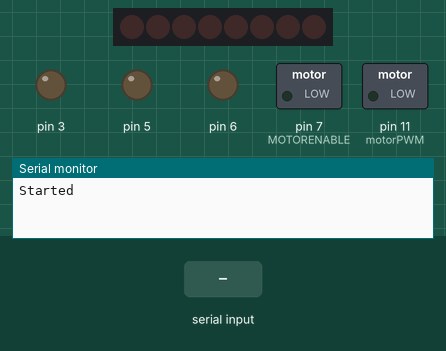
Bench run of a sketch on a simulated Arduino Uno, built with avr-gcc and run on an emulated ATmega328P. On the bench: 8 shift-register outputs drawn as a row of LEDs (first output left, lit = HIGH), switched loads named in the sketch (green lamp = pin HIGH), output pins drawn as LEDs (lit = HIGH), the last lines printed to the serial monitor. Wiring (inferred from the names in the program): shift register (74HC595): data pin 8; shift clock pin 4; latch pin 12. Wiring (inferred from the signals the program sends): row of LEDs: on Q0, Q1, Q2, Q3, Q4, Q5, Q6, Q7. The test bench sets the inputs (shaded band). Pins used as bus, display or sensor lines are not drawn.

Above: at 1.2 s.
1.3 s: "a" received over Serial
At 1.6 s:
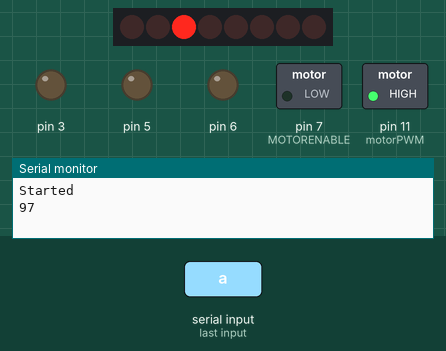
2.8 s: byte 117 (117) received over Serial
At 4.0 s:
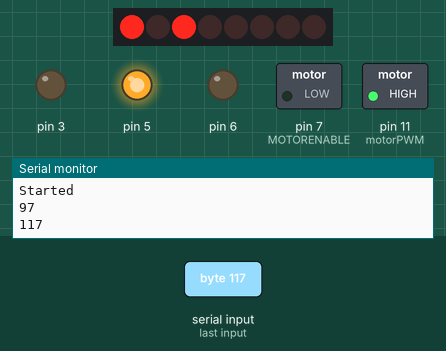
4.3 s: byte 32 (32) received over Serial
At 5.2 s:
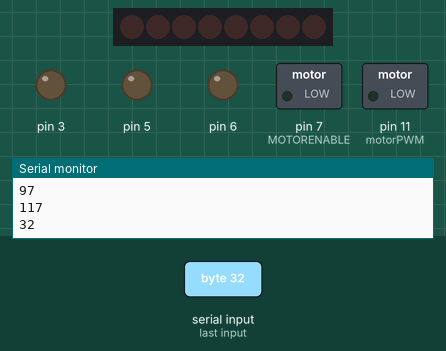
5.8 s: byte 106 (106) received over Serial
At 6.3 s:
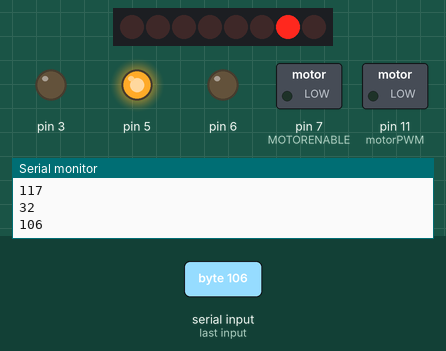
7.3 s: "e" received over Serial
At 8.5 s:
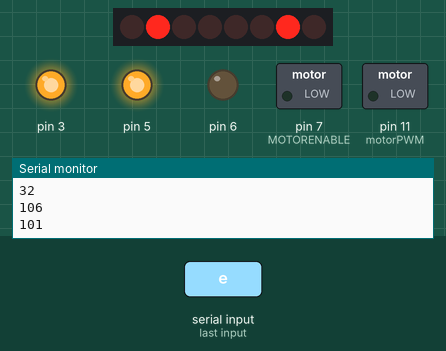
8.8 s: "s" received over Serial
At 9.8 s:
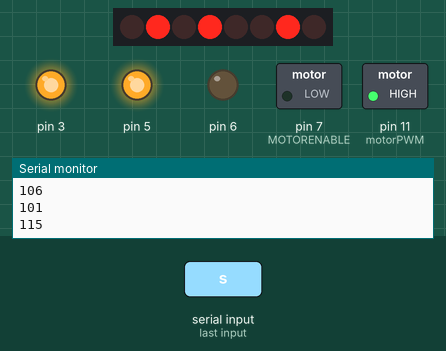
Timing chart, 0 to 11.3 s (numbered marks = the images above; inputs shaded):
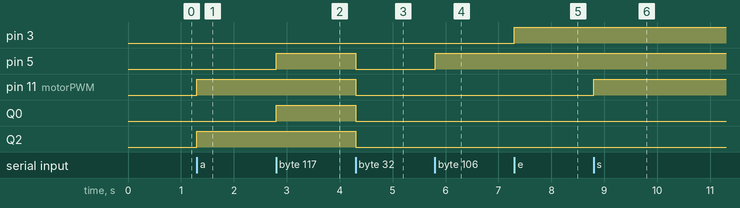

The sketch:

RoboControllerOldStyle2.ino
```cpp
// Listen to bytes on serial port and drive motor shield accordingly
// Based on sample found here: http://playground.arduino.cc/Main/AdafruitMotorShield

// 8-bit bus after the 74HC595 shift register (not Arduino pins)
// These are used to set the direction of the bridge driver
#define MOTOR1_A 2
#define MOTOR1_B 3
#define MOTOR2_A 1
#define MOTOR2_B 4
#define MOTOR3_A 5
#define MOTOR3_B 7
#define MOTOR4_A 0
#define MOTOR4_B 6

// Arduino pins for the shift register
#define MOTORLATCH 12
#define MOTORCLK 4
#define MOTORENABLE 7
#define MOTORDATA 8

// Arduino pins for the PWM signals
#define MOTOR1_PWM 11
#define MOTOR2_PWM 3
#define MOTOR3_PWM 6
#define MOTOR4_PWM 5

// Codes for motor function
#define FORWARD 1
#define BACKWARD 2
#define BRAKE 3
#define RELEASE 4

byte inByte;

void setup()
{
  Serial.begin(9600);
  Serial.println("Started");
}

void loop()
{
  while(Serial.available() > 0)
  {
    inByte = Serial.read();

    // Debugging
    if (inByte > 0)
    {
      Serial.println(inByte);
    }
  }

  if (inByte == 97 ) // 'a'
  {
    motor(1, FORWARD, 255);
  }
  if (inByte == 115) // 's'
  {
    motor(1, BACKWARD, 255);
  }
  if (inByte == 101) //'e'
  {
    motor(2, FORWARD, 255);
  }
  if (inByte == 100) // 'd'
  {
    motor(2, BACKWARD, 255);
  }
  if (inByte == 116) //'t'
  {
    motor(3, FORWARD, 255);
  }
  if (inByte == 103) // 'g'
  {
    motor(3, BACKWARD, 255);
  }
  if (inByte == 117) //'u'
  {
    motor(4, FORWARD, 255);
  }
  if (inByte == 106) // 'j'
  {
    motor(4, BACKWARD, 255);
  }
  if (inByte == 32)
  {
     motor(1, RELEASE, 0);
     motor(2, RELEASE, 0);
     motor(3, RELEASE, 0);
     motor(4, RELEASE, 0);
  }

}

void motor(int nMotor, int command, int speed)
{
  int motorA, motorB;
  if (nMotor >=1 && nMotor <=4)
  {
    switch(nMotor)
    {
      case 1:
        motorA = MOTOR1_A;
        motorB = MOTOR1_B;
        break;
      case 2:
        motorA = MOTOR2_A;
        motorB = MOTOR2_B;
        break;
      case 3:
        motorA = MOTOR3_A;
        motorB = MOTOR3_B;
        break;
      case 4:
        motorA = MOTOR4_A;
        motorB = MOTOR4_B;
        break;
      default:
        break;
    }

    switch(command)
    {
      case FORWARD:
        motor_output(motorA, HIGH, speed);
        motor_output(motorB, LOW, -1);
        break;
      case BACKWARD:
        motor_output(motorA, LOW, speed);
        motor_output(motorB, HIGH, -1);
        break;
      case RELEASE:
        motor_output(motorA, LOW, 0);
        motor_output(motorB, LOW, -1);
        break;
      default:
        break;
    }
  }
}

void motor_output(int output, int high_low, int speed)
{
  int motorPWM;

  switch (output)
  {
   case MOTOR1_A:
   case MOTOR1_B:
     motorPWM = MOTOR1_PWM;
     break;
   case MOTOR2_A:
   case MOTOR2_B:
      motorPWM = MOTOR2_PWM;
      break;
   case MOTOR3_A:
   case MOTOR3_B:
      motorPWM = MOTOR3_PWM;
      break;
   case MOTOR4_A:
   case MOTOR4_B:
      motorPWM = MOTOR4_PWM;
      break;
   default:
     // Use apeed as error flag, -3333 = invalid output
     speed = -3333;
     break;
  }

  if (speed != 3333)
  {
    // Set the direction of the shift regester on the motorshield,
    // even if the speed = -1
    // In that case direction will be set but not the PWM

    shiftWrite(output, high_low);

    // set the PWM only if it is valid
    if (speed >= 0 && speed <= 255)
    {
      analogWrite(motorPWM, speed);
    }
  }
}

// The output is pin 0..7 (pin behind the shift register)
void shiftWrite(int output, int high_low)
{
 static int latch_copy;
 static int shift_register_initialised = false;

 if (!shift_register_initialised)
 {
   // set pins for shift register to output
   pinMode(MOTORLATCH, OUTPUT);
   pinMode(MOTORENABLE, OUTPUT);
   pinMode(MOTORDATA, OUTPUT);
   pinMode(MOTORCLK, OUTPUT);

   // default value (low)
   digitalWrite(MOTORDATA, LOW);
   digitalWrite(MOTORLATCH, LOW);
   digitalWrite(MOTORCLK, LOW);

   // enable the shift register, set enable pin low
   digitalWrite(MOTORENABLE, LOW);

   // start with all output of the shift register low
   latch_copy = 0;

   shift_register_initialised = true;
 }

 bitWrite(latch_copy, output, high_low);

 // Use the default Ardunio shiftOut() function to shift the bits with
 // MOTORCLK as clock pulse
 // the 74HC595 shiftregister wants the MSB first
 // After that, generate a latch pulse with MOTORLATCH
 shiftOut(MOTORDATA, MOTORCLK, MSBFIRST, latch_copy);
 delayMicroseconds(5); // Safety
 digitalWrite(MOTORLATCH, HIGH);
 delayMicroseconds (5);
 digitalWrite(MOTORLATCH, LOW);

}
```

Measured:
- after the input at 1.3 s, pin 11 (motorPWM), Q2: LOW → HIGH at once
- after the input at 2.8 s, pin 5, Q0: LOW → HIGH at once
- after the input at 4.3 s, pin 5, pin 11 (motorPWM), Q0, Q2: HIGH → LOW at once
- after the input at 5.8 s, pin 5: LOW → HIGH at once
- after the input at 7.3 s, pin 3: LOW → HIGH at once
- after the input at 8.8 s, pin 11 (motorPWM): LOW → HIGH at once
